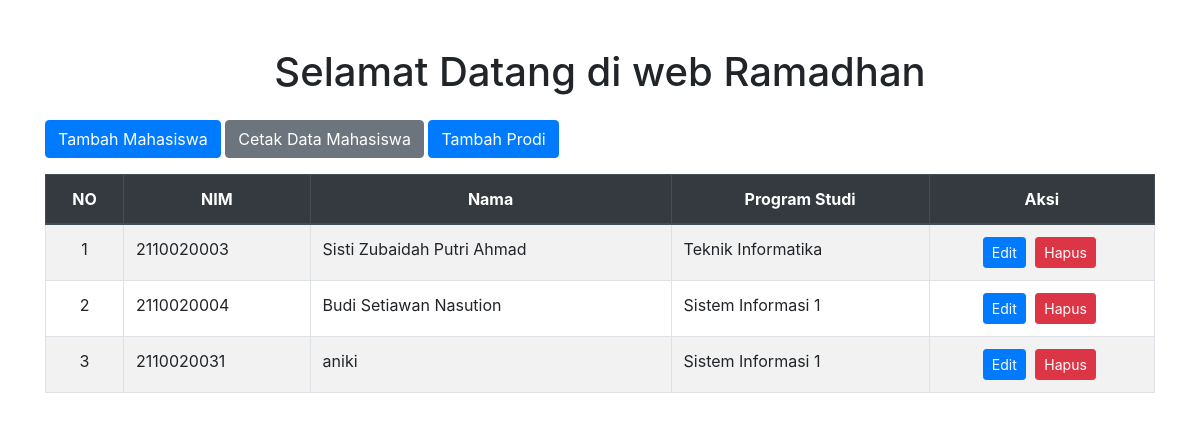
Screenshot of /index.php/mahasiswa with the database file from the repository.
### tables this page shows
CREATE TABLE `mahasiswa` (
  `id_mahasiswa` int NOT NULL,
  `NIM` varchar(15) NOT NULL,
  `nama_mhs` varchar(255) NOT NULL,
  `id_prodi` int DEFAULT NULL
);

CREATE TABLE `prodi` (
  `id_prodi` int NOT NULL,
  `kode_prodi` varchar(10) NOT NULL,
  `nama_prodi` varchar(255) NOT NULL
);

### application/controllers/Mahasiswa.php (called while the page is built, shortened)
<?php
class Mahasiswa extends CI_Controller
{
    public function __construct()
    {
        $this->load->model('Mahasiswa_model');
        $this->load->model('Prodi_model');
    }
    public function index()
    {
        $data['mahasiswa'] = $this->Mahasiswa_model->lihatData();
        $this->load->view('mahasiswa_view', $data);
    }
}

### index.php (called while the page is built, shortened)
<?php
require_once BASEPATH.'core/CodeIgniter.php';

### application/models/Mahasiswa_model.php (called while the page is built, shortened)
<?php
class Mahasiswa_model extends CI_Model
{
    function lihatData()
    {
        $this->db->select('mahasiswa.*, prodi.nama_prodi');
        $this->db->from('mahasiswa');
        $this->db->join('prodi', 'mahasiswa.id_prodi = prodi.id_prodi', 'left');
        $query = $this->db->get();
        return $query->result();
    }
}

### application/views/mahasiswa_view.php (the view, shortened to what this page needs)
<!DOCTYPE html>
<html lang="en">
<head>
    <link href="https://stackpath.bootstrapcdn.com/bootstrap/4.5.2/css/bootstrap.min.css" rel="stylesheet">
</head>
<body>
    <div class="container mt-5">
        <h1 class="text-center mb-4">Selamat Datang di web Ramadhan</h1>
        <div class="mb-3">
            <a href="<?php echo site_url('mahasiswa/tambah') ?>" class="btn btn-primary">Tambah Mahasiswa</a>
            <a href="<?php echo site_url('mahasiswa/cetak') ?>" class="btn btn-secondary" target="_blank">Cetak Data Mahasiswa</a>
            <a href="<?php echo site_url('prodi/') ?>" class="btn btn-primary">Tambah Prodi</a>
        </div>
        <table class="table table-bordered table-striped">
            <thead class="thead-dark">
                <tr>
                    <th scope="col" class="text-center">NO</th>
                    <th scope="col" class="text-center">NIM</th>
                    <th scope="col" class="text-center">Nama</th>
                    <th scope="col" class="text-center">Program Studi</th>
                    <th scope="col" class="text-center">Aksi</th>
                </tr>
            </thead>
            <tbody>
                <?php
                $no = 1;
                foreach ($mahasiswa as $row) { ?>
                    <tr>
                        <td class="text-center"><?php echo $no++ ?></td>
                        <td><?php echo $row->NIM ?></td>
                        <td><?php echo $row->nama_mhs ?></td>
                        <td><?php echo $row->nama_prodi ?></td>
                        <td class="text-center table-actions">
                            <a href="<?php echo site_url('mahasiswa/edit/' . $row->id_mahasiswa) ?>" class="btn btn-sm btn-primary">Edit</a>
                            <a href="<?php echo site_url('mahasiswa/hapus/' . $row->id_mahasiswa) ?>" class="btn btn-sm btn-danger">Hapus</a>
                        </td>
                    </tr>
                <?php } ?>
            </tbody>
        </table>
    </div>
</body>
</html>

### application/views/mahasiswa_view.php (style rules this page uses)
.table-actions a { margin-right: 5px; }

### rows the page displays
mahasiswa: NIM "2110020003", nama_mhs "Sisti Zubaidah Putri Ahmad", id_prodi.nama_prodi "Teknik Informatika"
mahasiswa: NIM "2110020004", nama_mhs "Budi Setiawan Nasution", id_prodi.nama_prodi "Sistem Informasi 1"
mahasiswa: NIM "2110020031", nama_mhs "aniki", id_prodi.nama_prodi "Sistem Informasi 1"
